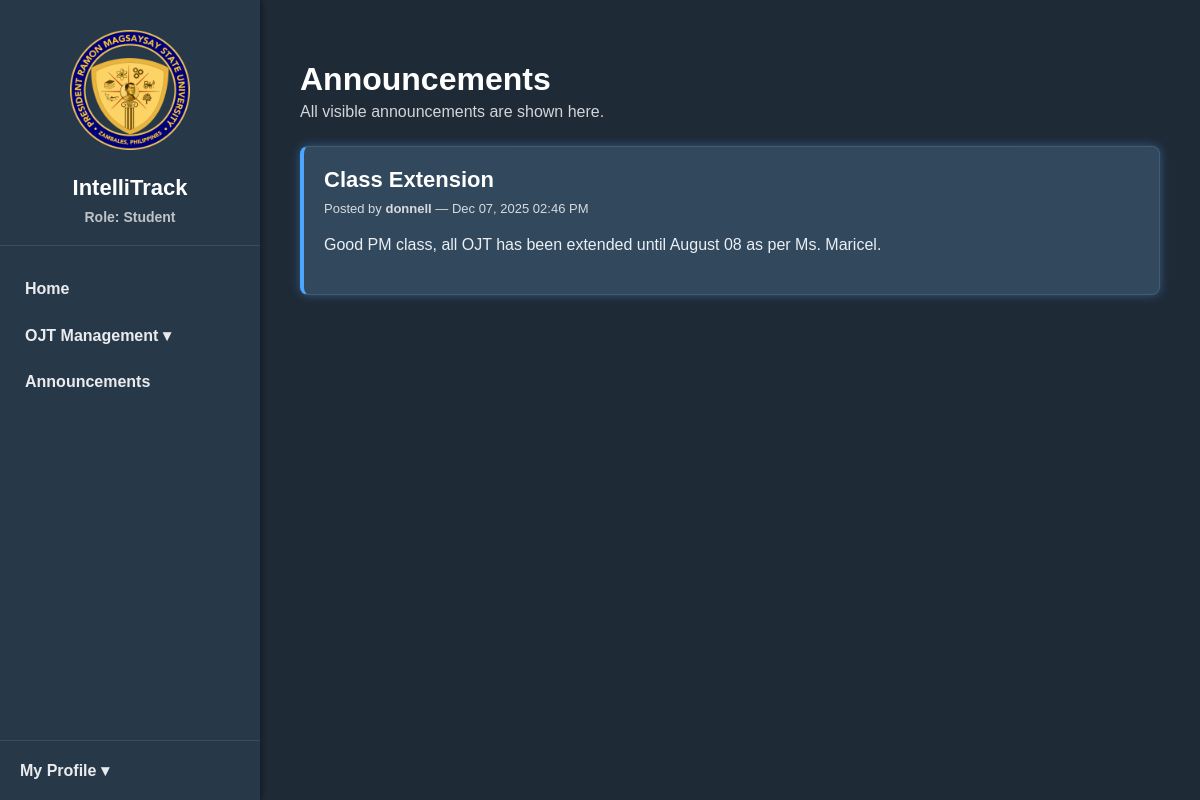
The app's page /student/announcements/ (signed in), older data.
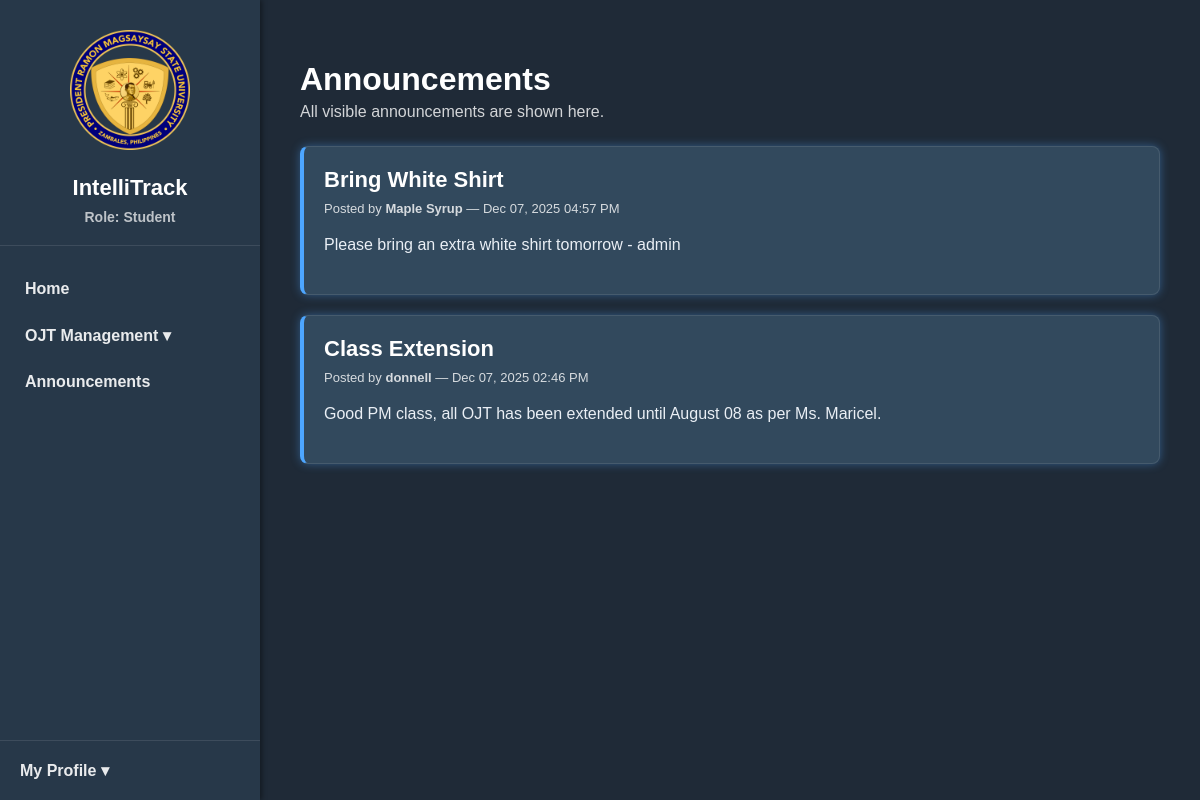
The same page, newer data.
### accounts/models.py (models this page shows, shortened)
class Announcement(models.Model):
    author = models.ForeignKey(
        User,
        on_delete=models.CASCADE,
        related_name="announcements"
    )
    title = models.CharField(max_length=255)
    content = models.TextField()
    created_at = models.DateTimeField(auto_now_add=True)
    visible_to_all = models.BooleanField(default=True)

class User(AbstractUser):
    ROLE_CHOICES = [
        ('student', 'Student'),
        ('instructor', 'Instructor'),
        ('company', 'Company Supervisor'),
        ('admin', 'Administrator'),
    ]
    role = models.CharField(max_length=20, choices=ROLE_CHOICES)

### ojt_tracker/decorators.py (the view)
        @login_required(login_url="/login/")
        def wrapper(request, *args, **kwargs):
            if request.user.role in allowed_roles:
                return view_func(request, *args, **kwargs)
            return redirect('/login')

### student/views.py (called while the page is built)
@role_required(['student'])
def student_announcements(request):
    announcements = Announcement.objects.filter(
        visible_to_all=True
    ).order_by('-created_at')
    today = timezone.localdate()
    return render(request, "student/student-announcements.html", {
        'announcements': announcements,
        'today': today,
    })

### student/templates/student/student-announcements.html (shortened to what this page needs)
{% extends "student/base.html" %}
{% block content %}
<div class="page-header">
    <h1>Announcements</h1>
    <p>All visible announcements are shown here.</p>
</div>
<div class="announcements-wrapper">
    {% if announcements %}
        {% for ann in announcements %}
            <div class="announcement-card {% if ann.created_at.date == today %}announcement-today{% endif %}">
                <h2 class="announcement-title">{{ ann.title }}</h2>
                <p class="announcement-meta">
                    Posted by
                    <strong>{{ ann.author.get_full_name|default:ann.author.username }}</strong>
                    — {{ ann.created_at|date:"M d, Y h:i A" }}
                </p>
                <p class="announcement-content">{{ ann.content }}</p>
            </div>
        {% endfor %}
    {% else %}
        <p>No announcements available.</p>
    {% endif %}
</div>
{% endblock %}

### student/templates/student/base.html (shortened to what this page needs)
{% load static %}
<!DOCTYPE html>
<html lang="en">
<head>
</head>
<body>
<div class="sidebar">
    <div class="sidebar-header">
        <div class="home-logo">
            <img src="{% static 'student/resources/logo.png' %}" alt="IntelliTrack Logo" />
        </div>
        <div class="app-name">IntelliTrack</div>
        <div class="role-label">Role: Student</div>
    </div>
    <div class="nav-links">
        <div class="nav-item" onclick="location.href='/student'">Home</div>
        <div class="nav-item" onclick="toggleDropdown('ojtMenu')">
            OJT Management ▾
        </div>
        <div class="nav-item" onclick="location.href='/student/announcements'">
            Announcements
        </div>
    </div>
    <div class="profile-box" onclick="toggleProfile()">
        <div class="profile-name">My Profile ▾</div>
    </div>
</div>
<div class="content-area">
    {% block content %}{% endblock %}
</div>
</body>
</html>

### student/templates/student/base.html (style rules this page uses)
body { margin: 0; font-family: Arial, Helvetica, sans-serif; background: #1F2A37; color: white; display: flex; height: 100vh; }
.sidebar { width: 260px; background: #273849; display: flex; flex-direction: column; justify-content: flex-start; padding: 0; box-shadow: 2px 0 5px rgba(0,0,0,0.4); }
.sidebar-header { text-align: center; padding: 30px 20px 20px; border-bottom: 1px solid rgba(255,255,255,0.1); }
.home-logo { display: block; margin: 0 auto 25px; width: 120px; }
.home-logo img { width: 100%; height: auto; display: block; }
.app-name { font-size: 22px; font-weight: 700; margin-bottom: 8px; }
.role-label { font-size: 14px; opacity: 0.7; font-weight: 600; }
.nav-links { display: flex; flex-direction: column; padding: 20px 0; }
.nav-item { padding: 14px 25px; cursor: pointer; font-weight: 600; opacity: 0.9; }
.profile-box { padding: 20px; border-top: 1px solid rgba(255,255,255,0.1); cursor: pointer; position: relative; margin-top: auto; }
.profile-name { font-weight: 600; opacity: 0.9; }
.content-area { flex: 1; padding: 40px; overflow-y: auto; }

### student/templates/student/student-announcements.html (style rules this page uses)
.page-header h1 { margin-bottom: 5px; }
.page-header p { opacity: 0.8; margin-top: 0; }
.announcements-wrapper { margin-top: 25px; }
.announcement-card { position: relative; background: #273849; border: 1px solid rgba(255,255,255,0.1); padding: 20px; border-radius: 8px; margin-bottom: 20px; box-shadow: 0 2px 6px rgba(0,0,0,0.35); transition: 0.3s ease; }
.announcement-today { background: #32495d !important; border-left: 4px solid #4da6ff; box-shadow: 0 0 10px rgba(77,166,255,0.4); }
.announcement-title { margin: 0; font-size: 22px; color: #ffffff; font-weight: 700; }
.announcement-meta { margin-top: 8px; font-size: 13px; opacity: 0.8; margin-bottom: 15px; }
.announcement-content { line-height: 1.6; color: #eaeff5; }

Row changes from the older to the newer data that the page shows:
added Announcement: title "Bring White Shirt", author.get_full_name "Maple Syrup", created_at "Dec 07, 2025 04:57 PM", content "Please bring an extra white shirt tomorrow - admin"
